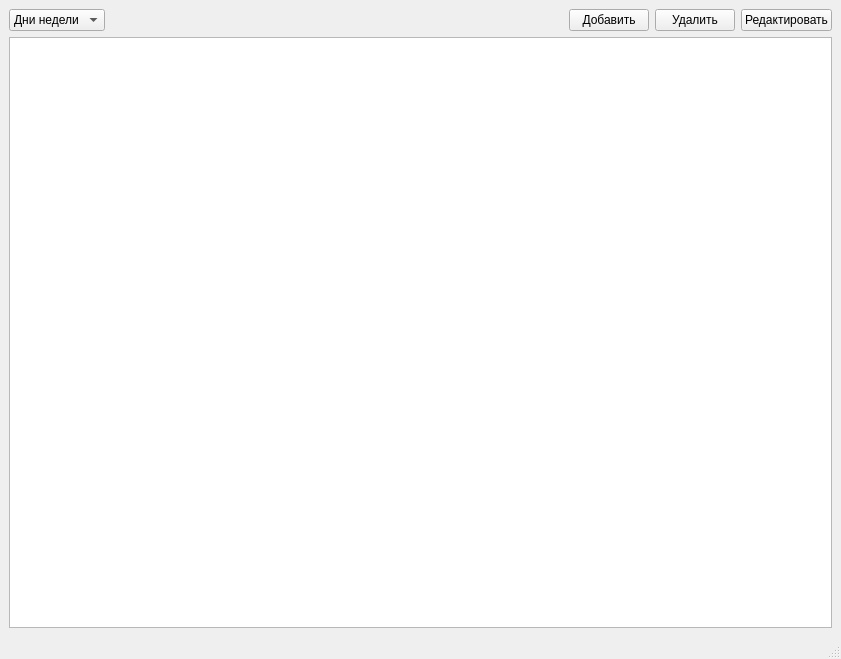
<?xml version="1.0" encoding="UTF-8"?>
<ui version="4.0">
 <class>Editor</class>
 <widget class="QMainWindow" name="Editor">
  <property name="geometry">
   <rect>
    <x>0</x>
    <y>0</y>
    <width>841</width>
    <height>659</height>
   </rect>
  </property>
  <property name="windowTitle">
   <string>Editor</string>
  </property>
  <widget class="QWidget" name="centralwidget">
   <layout class="QVBoxLayout" name="verticalLayout">
    <item>
     <layout class="QHBoxLayout" name="horizontalLayout">
      <item>
       <widget class="QComboBox" name="itemsChoice">
        <item>
         <property name="text">
          <string>Дни недели</string>
         </property>
        </item>
        <item>
         <property name="text">
          <string>Викладачi</string>
         </property>
        </item>
       </widget>
      </item>
      <item>
       <spacer name="horizontalSpacer">
        <property name="orientation">
         <enum>Qt::Horizontal</enum>
        </property>
        <property name="sizeHint" stdset="0">
         <size>
          <width>40</width>
          <height>20</height>
         </size>
        </property>
       </spacer>
      </item>
      <item>
       <widget class="QPushButton" name="addButton">
        <property name="text">
         <string>Добавить</string>
        </property>
       </widget>
      </item>
      <item>
       <widget class="QPushButton" name="deleteButton">
        <property name="enabled">
         <bool>true</bool>
        </property>
        <property name="text">
         <string>Удалить</string>
        </property>
       </widget>
      </item>
      <item>
       <widget class="QPushButton" name="editButton">
        <property name="text">
         <string>Редактировать</string>
        </property>
       </widget>
      </item>
     </layout>
    </item>
    <item>
     <widget class="QTableWidget" name="tableWidget"/>
    </item>
   </layout>
  </widget>
  <widget class="QStatusBar" name="statusbar"/>
 </widget>
 <resources/>
 <connections/>
</ui>
